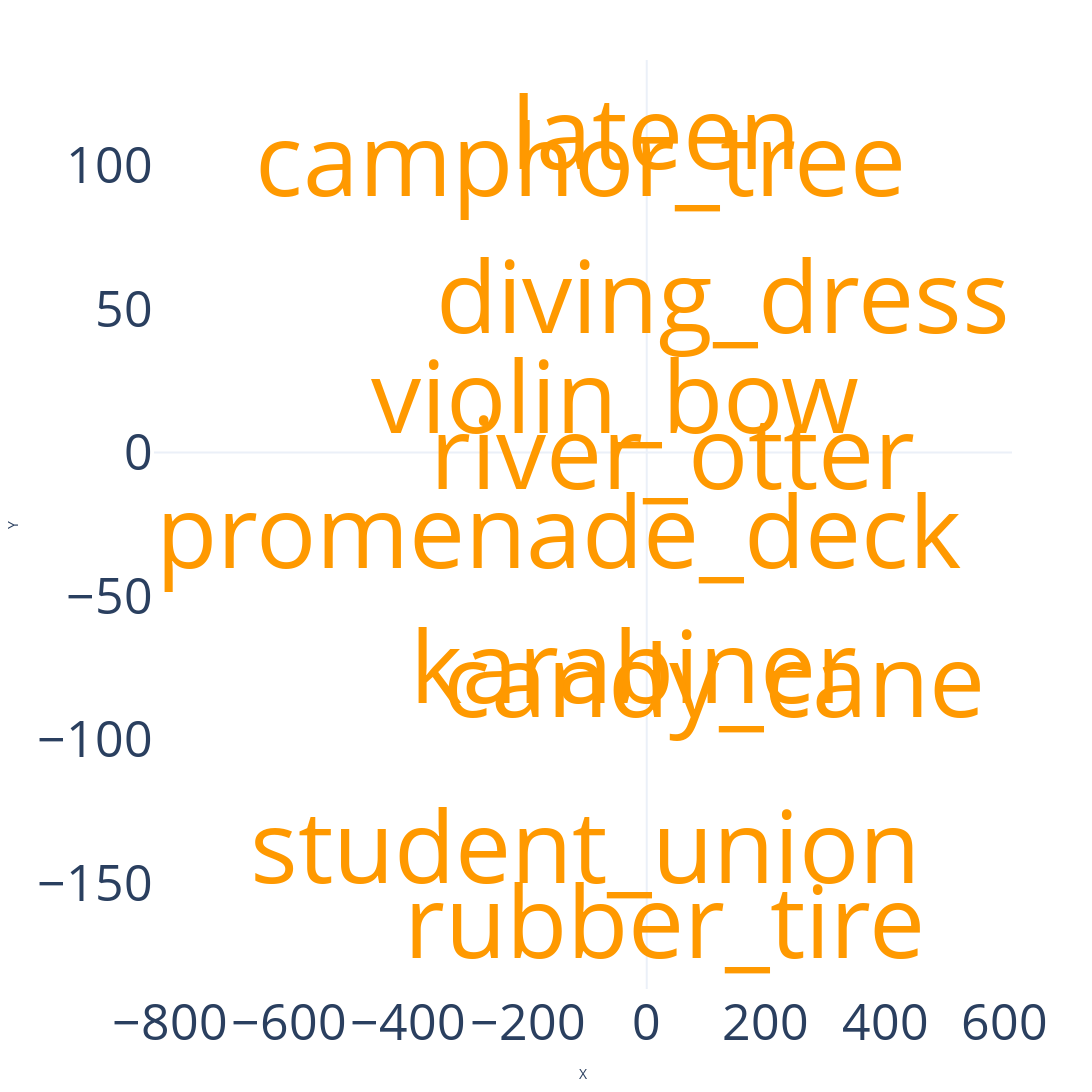

Notebook code for this chart:
### Code cell
embedded = TSNE(n_components=2, learning_rate=lr,random_state=seed, init=init_method, perplexity=perp, n_iter=n_iter).fit_transform(Y)

# array_X = embedded[:len(X)]
array_X = embedded[:len(X)]
# array_Y = embedded[len(X):]


#DF
df = pd.DataFrame(embedded, columns=["X", "Y"])
# words = words_X + words_Y
words = words_X
df['words'] = words
# df['Modalities'] = ['MAE-Huge_Mapped'] * len(array_X)


# Scatter plot using Plotly Express
fig = px.scatter(df, x="X", y='Y')

# Add annotations for each text label with custom colors
for index, row in df.iterrows():
    fig.add_annotation(x=row['X'], y=row['Y'], text=row['words'], showarrow=False, font=dict(color="#ff9900", size=100))

fig.update_traces(
    mode='text',  # Set mode to display only text
    textposition='top center',  # Adjust the position of the text labels
    marker=dict(size=0),  # Set marker size to 0 to remove scatter points
    # textfont=dict(color="blue") # Specify text color for each class
)

# Customize the legend
fig.update_layout(
    # legend_title_text='Modalities',  # Set legend title
    legend=dict(orientation="h", yanchor="bottom", y=1.02, xanchor="right", x=1), # Adjust legend position
    template="plotly_white",
    xaxis=dict(showgrid=False,tickfont=dict(size=50)),
    yaxis=dict(showgrid=False,tickfont=dict(size=50)),
    width=2000,
    height=2000
    # Update layout to remove grid
)

# Show the plot
fig.show()
fig.write_image("opt.png")

### Figure 1 — Plotly figure (JSON) as saved in the notebook; plotly's stock layout.template omitted (floating-point values rounded to 4 significant figures)
{"data": [{"hovertemplate": "X=%{x}<br>Y=%{y}<extra></extra>", "legendgroup": "", "marker": {"color": "#636efa", "size": 0, "symbol": "circle"}, "mode": "text", "name": "", "orientation": "v", "showlegend": false, "textposition": "top center", "type": "scatter", "x": [128.0, 43.33, 14.95, -148.0, 29.13, -111.6, -53.84, -22.3, -103.6, 112.4], "xaxis": "x", "y": [55.38, 0.7697, 112.4, -26.69, -162.5, 103.0, 20.56, -73.64, -136.2, -78.65], "yaxis": "y"}], "layout": {"annotations": [{"font": {"color": "#ff9900", "size": 100}, "showarrow": false, "text": "diving_dress", "x": 128.0, "y": 55.38}, {"font": {"color": "#ff9900", "size": 100}, "showarrow": false, "text": "river_otter", "x": 43.33, "y": 0.7697}, {"font": {"color": "#ff9900", "size": 100}, "showarrow": false, "text": "lateen", "x": 14.95, "y": 112.4}, {"font": {"color": "#ff9900", "size": 100}, "showarrow": false, "text": "promenade_deck", "x": -148.0, "y": -26.69}, {"font": {"color": "#ff9900", "size": 100}, "showarrow": false, "text": "rubber_tire", "x": 29.13, "y": -162.5}, {"font": {"color": "#ff9900", "size": 100}, "showarrow": false, "text": "camphor_tree", "x": -111.6, "y": 103.0}, {"font": {"color": "#ff9900", "size": 100}, "showarrow": false, "text": "violin_bow", "x": -53.84, "y": 20.56}, {"font": {"color": "#ff9900", "size": 100}, "showarrow": false, "text": "karabiner", "x": -22.3, "y": -73.64}, {"font": {"color": "#ff9900", "size": 100}, "showarrow": false, "text": "student_union", "x": -103.6, "y": -136.2}, {"font": {"color": "#ff9900", "size": 100}, "showarrow": false, "text": "candy_cane", "x": 112.4, "y": -78.65}], "height": 2000, "legend": {"orientation": "h", "tracegroupgap": 0, "x": 1, "xanchor": "right", "y": 1.02, "yanchor": "bottom"}, "margin": {"t": 60}, "width": 2000, "xaxis": {"anchor": "y", "domain": [0, 1], "showgrid": false, "tickfont": {"size": 50}, "title": {"text": "X"}}, "yaxis": {"anchor": "x", "domain": [0, 1], "showgrid": false, "tickfont": {"size": 50}, "title": {"text": "Y"}}}}
